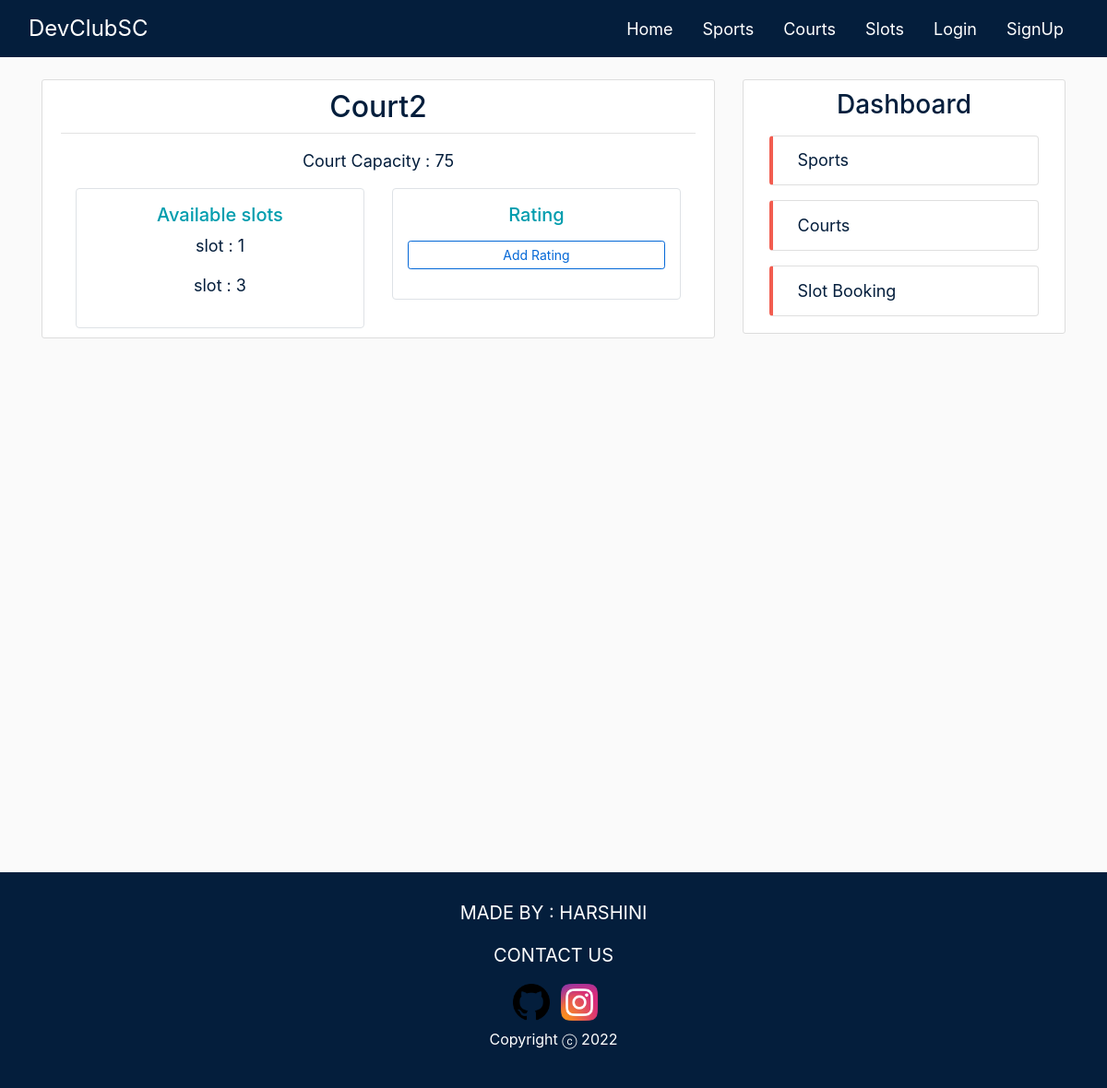
The page /courts/2/ on the database as committed earlier.
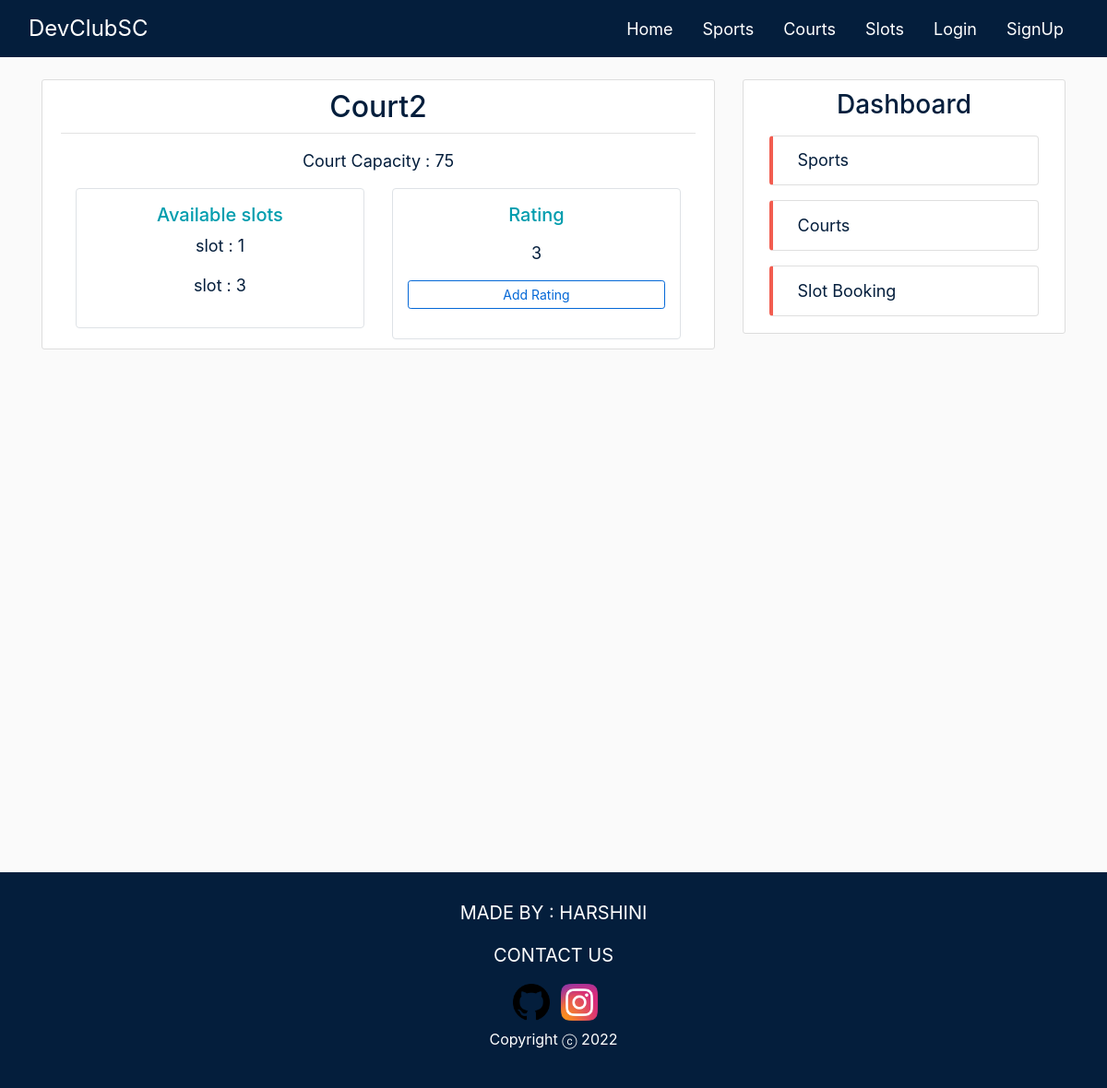
The same page on the database as committed later.
### courts/models.py (models this page shows, shortened)
class Court(models.Model):
    name = models.CharField(max_length=100)
    capacity = models.IntegerField()

### sports/models.py (models this page shows, shortened)
class Slot(models.Model):
    sport = models.ForeignKey(Sport,on_delete=models.CASCADE,default='')
    court = models.ForeignKey(Court,on_delete=models.CASCADE,default='')
    date = models.DateField()
    start_time = models.TimeField()
    end_time = models.TimeField()

### users/models.py (models this page shows, shortened)
class Rating(models.Model):
    member = models.ForeignKey(Member, on_delete=models.CASCADE)
    court = models.ForeignKey(Court, on_delete=models.CASCADE)
    rating = models.IntegerField(
        validators=[MaxValueValidator(5), MinValueValidator(1)]
    )

### courts/views.py (the view)
# urls.py: path('courts/<int:pk>/', CourtDetailView.as_view(), name='courts-detail'),
class CourtDetailView(DetailView):
    model = Court
    context_object_name = 'court'
    extra_context = {'staffs': Staff.objects.all(), 'slots': Slot.objects.all(), 'ratings': Rating.objects.all()}

### courts/templates/courts/court_detail.html (shortened to what this page needs)
{% extends 'sports/base.html' %}
{% block content %}
    <article class="media content-section">
        <div class="media-body">
        <div class="article-metadata">
            <h2 class="article-title sport-detail-title">{{court.name}}</h2>
        </div>
        <p class="article-content centre-text small-text mt-3">Court Capacity : {{ court.capacity }}</p>
        <div class="row">
          <div class="col-md-6">
            <div class=' border rounded ml-3 py-3'>
              <h5 class="centre-text side-header mb-2">Available slots</h5>
              {% for slot in slots %}
                  {% if slot.court == court %}
                      <p class='centre-text'><a class="small-text small-a" href="{% url 'slots-detail' slot.id %}">slot : {{ slot.id }}</a></p>
                  {% endif %}
              {% endfor %}
            </div>
          </div>
          <div class="col-md-6">
            <div class=' border rounded mr-3 py-3'>
              <h5 class="centre-text side-header mb-2">Rating</h5>
              {% for rating in ratings %}
                  {% if rating.court == court %}
                      <p class="article-content centre-text small-text mt-3">{{ rating.rating }}</p>
                  {% endif %}
              {% endfor %}
                <div class='m-3'>
                  <a
                      class="btn btn-outline btn-block btn-sm "
                      href="#"
                      >Add Rating</a
                  >
                </div>
            </div>
          </div>
        </div>
        </div>
    </article>
{% endblock content %}

### sports/templates/sports/base.html (shortened to what this page needs)
{% load static %}
<!DOCTYPE html>
<html lang="en">
<head>
    <link rel="stylesheet" href="https://cdn.jsdelivr.net/npm/bootstrap@4.0.0/dist/css/bootstrap.min.css">
    <link rel="stylesheet" type="text/css" href="{% static 'sports/main.css' %}">
    <link rel="stylesheet" href="https://cdnjs.cloudflare.com/ajax/libs/font-awesome/6.1.2/css/fontawesome.min.css" />
</head>
<body>
    <header class="site-header site-header1">
        <nav class="navbar navbar-expand-md navbar-dark bg-steel fixed-top">
          <div class="container-fluid">
            <a class="navbar-brand mr-4 nav-head" href="{% url 'main-home' %}">DevClubSC</a>
            <div class="collapse navbar-collapse" id="navbarToggle">
              <div class="navbar-nav">
                <a class="nav-item nav-link nav-href px-3" href="{% url 'main-home' %}">Home</a>
                    <a class="nav-item nav-link nav-href px-3" href="{% url 'sports-home' %}">Sports</a>
                    <a class="nav-item nav-link nav-href px-3" href="{% url 'courts-home' %}">Courts</a>
                    <a class="nav-item nav-link nav-href px-3" href="{% url 'slots-home' %}">Slots</a>
                  {% if user.is_authenticated %}
                    <a class="nav-item nav-link nav-href px-3" href="{% url 'profile' %}">Profile</a>
                    <a class="nav-item nav-link nav-href px-3" href="{% url 'logout' %}">Logout</a>
                  {% else %}
                    <a class="nav-item nav-link nav-href px-3" href="{% url 'login' %}">Login</a>
                    <a class="nav-item nav-link nav-href px-3" href="{% url 'register' %}">SignUp</a>
                  {% endif %}
              </div>
            </div>
          </div>
        </nav>
      </header>
    <main role="main" class="container cover-page">
        <div class="row">
          <div class="col-md-8">
            {% block content %}{% endblock %}
          </div>
        <div class="col-md-4">
            <div class="content-section">
              <h3 class='dashboard'>Dashboard</h3>
                <ul class="list-group">
                  <li class="list-group-item m-2 rounded dashboard-link">
                    <a class="nav-item nav-link dashboard-href" href="{% url 'sports-home' %}">Sports</a>
                  </li>
                  <li class="list-group-item m-2 rounded dashboard-link">
                    <a class="nav-item nav-link dashboard-href" href="{% url 'courts-home' %}">Courts</a>
                  </li>
                  <li class="list-group-item m-2 rounded dashboard-link">
                    <a class="nav-item nav-link dashboard-href" href="{% url 'slots-home' %}">Slot Booking</a>
                  </li>
                </ul>
            </div>
          </div>
        </div>
      </main>
    <section id="contact">
      <footer >
        <div class="container con ">
            <p class="contact-text">MADE BY : HARSHINI</p>
            <p class="contact-text">CONTACT US</p>
            <div class="icons">
              <a href="#" class='mx-2'><img src="{% static 'sports/github.png' %}" alt="github"></a>
              <a href="#"><img src="{% static 'sports/instagram.png' %}" alt="instagram"></a>
            </div>
            <p class="mt-2">Copyright ⓒ 2022</p>
        </div>
      </footer>
    </section>
</body>
</html>

### sports/static/sports/main.css (style rules this page uses)
body { background: #fafafa; color: #444444; padding-top: 62px; }
h1, h2, h3, h4, h5, h6 { color: #444444; }
ul { margin: 0; }
.site-header .navbar-nav .nav-link { color: #ffffff; }
.content-section { background: #ffffff; padding: 10px 20px; border: 1px solid #dddddd; border-radius: 3px; margin-bottom: 20px; }
.article-title { color: #041e3c; }
.article-content { white-space: pre-line; }
.article-metadata { padding-bottom: 1px; margin-bottom: 4px; border-bottom: 1px solid #e3e3e3; text-align: center; }
.btn { color:#0468d7 !important; border-color: #0468d7; }
.dashboard { text-align: center; color:#041e3c; }
.dashboard-link { border-left: 4px solid #f25d50 !important; padding: 2px !important; }
.dashboard-href { font-size: 18px; margin-left: 3%; margin-top: 1%; margin-bottom: 1%; color: #041e3c; }
.bg-steel { background-color: #041e3c; }
.nav-head { font-size: 24px; }
.nav-href { font-size: 18px; }
.site-header1 { margin-bottom: 2%; }
#contact { text-align: center; bottom: 0 !important; }
.con { padding: 5px 0 25px; bottom: 0 !important; background-color: #041e3c !important; }
.icons img { width: 40px; transition: 0.5s; }
.contact-text { font-size: 20px; color: white; }
#contact { margin-top: 5% !important; padding-top: 2%; text-align: center; background-color: #041e3c; color: white; margin: 0 auto 0; }
.centre-text { text-align: center; }
.sport-detail-title { color: #041e3c; }
.side-header { color: #009DAE; }
.small-text { font-size: 18px; color: #041e3c; }
.cover-page { min-height: 100vh !important; }

Rows that differ between the two databases and show on the page:
added Rating: rating "3"
